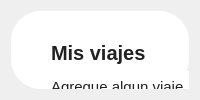
             <widget class="QWidget" name="mis_viajes_page">
              <property name="styleSheet">
               <string notr="true">QCheckBox {
    font-size: 14px;
    background: transparent;
}

QCheckBox::indicator {
    width: 14px;
    height: 14px;
    border-radius: 3px;
    border: 2px solid #BDBDBD;
    background: transparent;
}

QCheckBox::indicator:unchecked:hover {
    border: 2px solid #1B4965; /* Color del borde cuando el checkbox está sin marcar y el ratón está sobre él */
}

QCheckBox::indicator:checked {
    background-color: #1B4965; /* Color de fondo cuando está marcado */
    border: 2px solid #1B4965; /* Color del borde cuando está marcado */
}

</string>
              </property>
              <layout class="QGridLayout" name="gridLayout_12">
               <item row="0" column="0">
                <widget class="QFrame" name="frame_mis_viajes">
                 <property name="styleSheet">
                  <string notr="true">QFrame {
	border-radius: 30px;
	background-color: rgb(255, 255, 255);
}
QFrame {
	border-radius: 30px;
	background-color: rgb(255, 255, 255);
}

QLabel {
    color: #1B4965;
    font-size: 15px;
}

QWidget {
    background-color: white;
    font-family: 'Roboto', sans-serif;
    color: #212121; 
}

QPushButton {
    background-color: rgb(27, 73, 101);
    color: white;
    border: none;
    border-radius: 5px;
    font-size: 15px;
    font-weight: bold;
}

QPushButton:hover {
    background-color:
}

QPushButton:pressed {
    background-color: #163B52; 
}

QLineEdit {
    background-color: white; 
    border: 2px solid #BDBDBD;
    border-radius: 5px; 
    padding: 0 8px; 
    font-size: 15px;
	padding: 0 8px;
    height: 40px;
    width: 230px;
}

QLineEdit:focus {
    border: 2px solid #1B4965; /* Color principal */
}

QPlainTextEdit {
    background-color: white; 
    border: 2px solid #BDBDBD;
    border-radius: 5px; 
    padding: 10px;
    font-size: 15px;
}

QPlainTextEdit:focus {
    border: 2px solid #1B4965; /* Color principal */
}

QTextEdit {
    background-color: white; 
    border: 2px solid #BDBDBD;
    border-radius: 5px; 
    padding: 10px;
    font-size: 15px;
}

QTextEdit:focus {
    border: 2px solid #1B4965; /* Color principal */
}

QRadioButton {
    font-size: 15px;
    spacing: 8px;
}

QRadioButton::indicator {
    width: 14px;
    height: 14px;
    border-radius: 9px;
    border: 2px solid #BDBDBD;
    background-color: #FAFAFA;
}

QRadioButton::indicator:checked {
    background-color: #1B4965; /* Color principal */
    border: 2px solid #1B4965;
}

QRadioButton::indicator:unchecked:hover {
    border: 2px solid #1B4965; /* Color principal */
}

QComboBox {
    background-color: white;
    border: 2px solid #BDBDBD;
    border-radius: 5px;
    padding: 5px;
    font-size: 15px;
    height: 40px;
}

QComboBox:focus {
    border: 2px solid #1B4965; /* Color principal */
}

QSpinBox {
    background-color: white;
    border: 2px solid #BDBDBD;
    border-radius: 5px;
    padding: 0 8px;
    font-size: 15px;
    height: 40px;
}

QSpinBox:focus {
    border: 2px solid #1B4965; /* Color principal */
}

/* Estilo para QGroupBox */
QGroupBox {
    border: 2px solid #BDBDBD;
    border-radius: 5px;
    margin-top: 10px;
    font-size: 15px;
    padding: 10px;
}

QGroupBox::title {
    subcontrol-origin: margin;
    subcontrol-position: top center;
    padding: 0 5px;
    background-color: white;
    color: #1B4965; 
    font-weight: bold;
    font-style: italic;
}

/* Estilo para QProgressBar */
QProgressBar {
    border: 2px solid #BDBDBD;
    border-radius: 5px;
    text-align: center;
    font-size: 15px;
    color: #212121; /* Color del texto */
    background-color: #FAFAFA; /* Color de fondo */
    height: 10px; /* Alto más pequeño */
}

QProgressBar::chunk {
    background-color: #1B4965; /* Color principal */
    border-radius: 5px;
    margin: 0px;
}

/* Estilo para QDateEdit */
QDateEdit {
    background-color: white; 
    border: 2px solid #BDBDBD;
    border-radius: 5px;
    padding: 0 8px;
    font-size: 15px;
    height: 40px;
}

QDateEdit:focus {
    border: 2px solid #1B4965; /* Color principal */
}

QDateEdit::drop-down {
    subcontrol-origin: padding;
    subcontrol-position: top right;
    width: 25px;
    border-left-width: 0px;
    border-left-color: none;
    border-left-style: none;
    border-top-right-radius: 3px;
    border-bottom-right-radius: 3px;
}

QDateEdit::down-arrow {
    width: 12px;
    height: 12px;
}

/* Estilo para QTimeEdit */
QTimeEdit {
    background-color: white; 
    border: 2px solid #BDBDBD;
    border-radius: 5px;
    padding: 0 8px;
    font-size: 15px;
    height: 40px;
}

QTimeEdit:focus {
    border: 2px solid #1B4965; /* Color principal */
}

QTimeEdit::drop-down {
    subcontrol-origin: padding;
    subcontrol-position: top right;
    width: 25px;
    border-left-width: 0px;
    border-left-color: none;
    border-left-style: none;
    border-top-right-radius: 3px;
    border-bottom-right-radius: 3px;
}

QTimeEdit::down-arrow {
    width: 12px;
    height: 12px;
}

/* Estilo para QCheckBox */
QCheckBox {
    font-size: 15px;
    spacing: 8px;
    color: #1B4965;
}

QCheckBox::indicator {
    width: 14px;
    height: 14px;
    border: 2px solid #BDBDBD;
    background-color: #FAFAFA;
    border-radius: 3px;
}

QCheckBox::indicator:checked {
    background-color: #1B4965; /* Color principal */
    border: 2px solid #1B4965;
}

QCheckBox::indicator:unchecked:hover {
    border: 2px solid #1B4965; /* Color principal */
}

</string>
                 </property>
                 <property name="frameShape">
                  <enum>QFrame::StyledPanel</enum>
                 </property>
                 <property name="frameShadow">
                  <enum>QFrame::Raised</enum>
                 </property>
                 <widget class="QLabel" name="label_9">
                  <property name="geometry">
                   <rect>
                    <x>40</x>
                    <y>30</y>
                    <width>99</width>
                    <height>24</height>
                   </rect>
                  </property>
                  <property name="styleSheet">
                   <string notr="true">background: transparent;
border: none;
font-weight: bold;
font-size: 20px;</string>
                  </property>
                  <property name="text">
                   <string>Mis viajes</string>
                  </property>
                 </widget>
                 <widget class="QLabel" name="agregue_algun_viaje">
                  <property name="geometry">
                   <rect>
                    <x>40</x>
                    <y>60</y>
                    <width>371</width>
                    <height>31</height>
                   </rect>
                  </property>
                  <property name="text">
                   <string>Agregue algun viaje</string>
                  </property>
                 </widget>
                </widget>
               </item>
              </layout>
             </widget>
